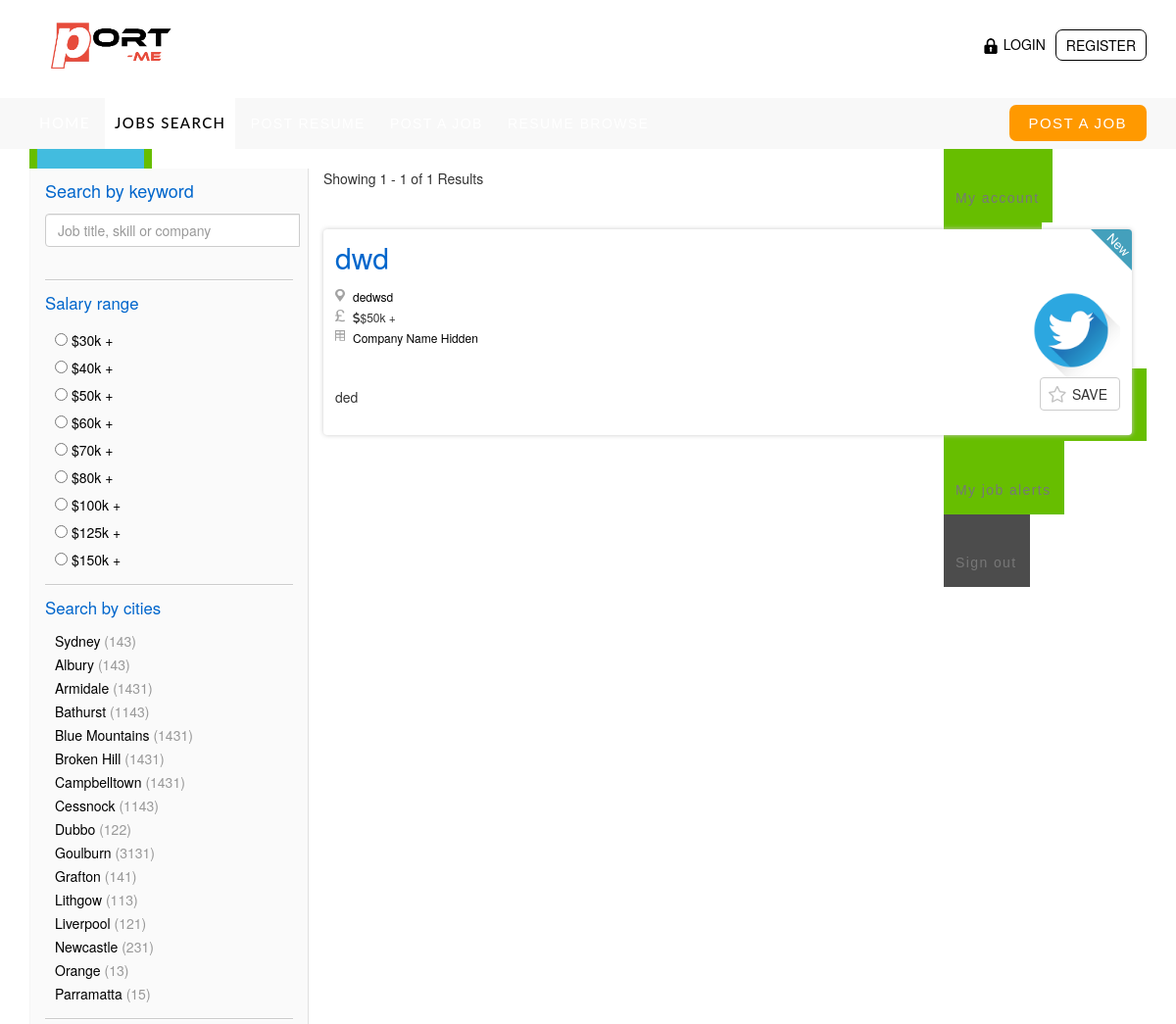
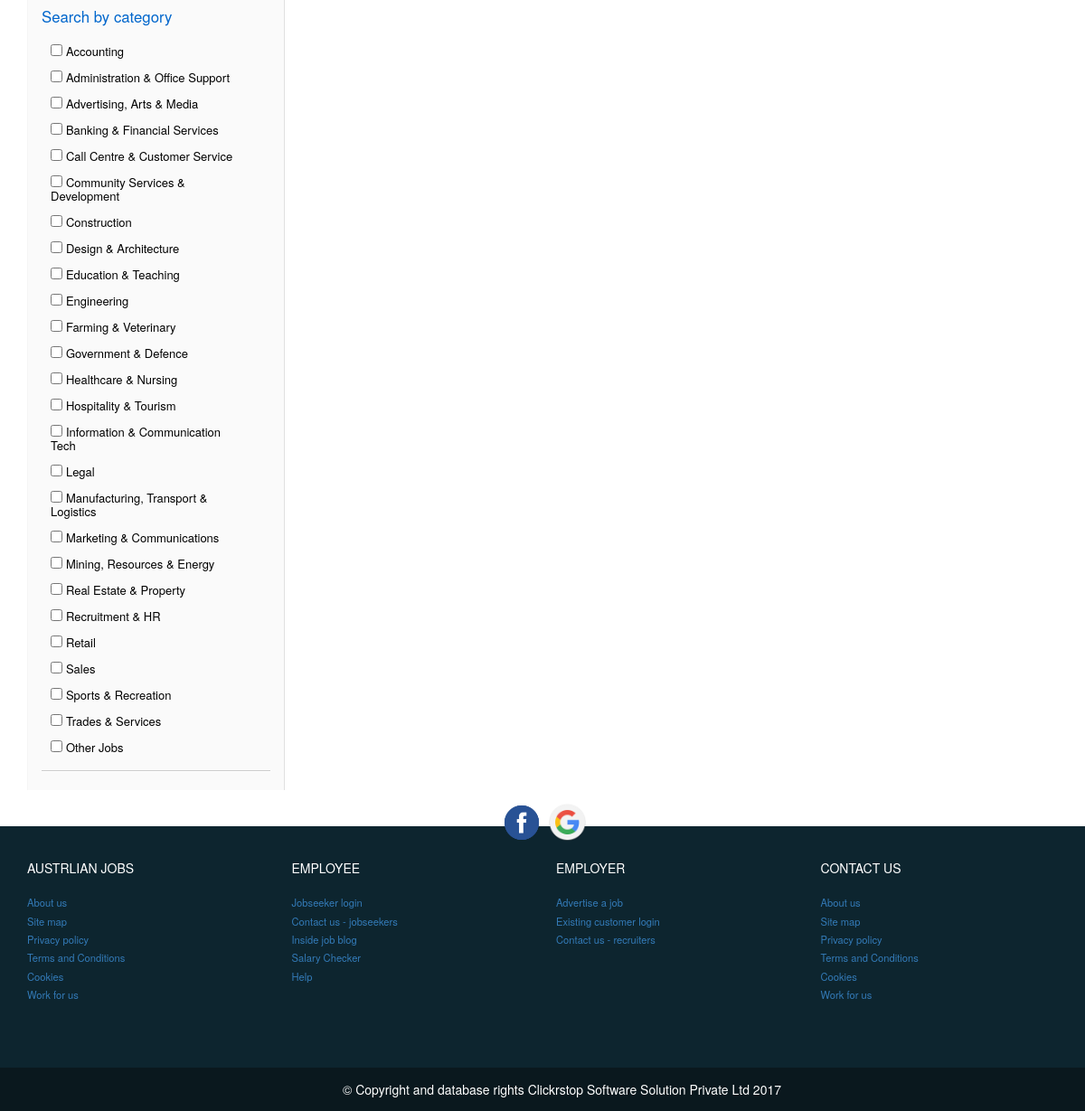
The app's page /index.php/joblisting with its own data (2 pictures, top to bottom).
### tables this page shows
CREATE TABLE IF NOT EXISTS `job_post` (
  `job_id` int(255) NOT NULL AUTO_INCREMENT,
  `company_id` varchar(255) NOT NULL,
  `job_title` varchar(255) NOT NULL,
  `job_category` varchar(255) NOT NULL,
  `location` varchar(255) NOT NULL,
  `type` varchar(255) NOT NULL,
  `salary_details` varchar(255) NOT NULL,
  `job_description` longtext NOT NULL,
  `company_name` varchar(255) NOT NULL,
  `name_status` enum('yes','no') NOT NULL,
  `company_logo` varchar(255) NOT NULL,
  `logo_status` enum('yes','no') NOT NULL,
  `contact_name` varchar(255) NOT NULL,
  `contact_number` varchar(255) NOT NULL,
  `date` varchar(255) NOT NULL,
  `job_status` varchar(255) NOT NULL,
  PRIMARY KEY (`job_id`)
);

### application/controllers/Joblisting.php (called while the page is built, shortened)
<?php
class Joblisting extends CI_Controller {
	 public function __construct() {
        $this->load->helper("url");
        $this->load->model("job_listing_m");
        $this->load->library("pagination");
    }
	public function index()
	{
		$config = array();
        $config["base_url"] = base_url() . "joblisting";
        $config["total_rows"] = $this->job_listing_m->record_count();
        $config['per_page'] = 10;
		$config['uri_segment'] = 2;
		$config['num_links'] = 3;
		$config['page_query_string'] = FALSE;
		$config['query_string_segment'] = 'page';
		$config['full_tag_open'] = '<nav style="background:#fff"><ul class="pagination" >';
		$config['full_tag_close'] = '</ul></nav>';
		$config['next_link'] = ' &#8594; ';
		$config['next_tag_open'] = '<li class="page-item">';
		$config['next_tag_close'] = '</li>';
		$config['prev_link'] = ' &#8592; ';
		$config['prev_tag_open'] = '<li class="page-item">';
		$config['prev_tag_close'] = '</li>';
		$config['cur_tag_open'] = '<li class="page-item" style="background:#237fa5;color:#fff;"><span class="active" style="background:#237fa5;border:1px solid #237fa5;color:#fff;margin:3px;border-radius:5px;">';
		$config['cur_tag_close'] = '</span></li>';
		$config['num_tag_open'] = '<li class="page-item">';
		$config['num_tag_close'] = '</li>';
		$config['attributes'] = array('class' => 'page-link');
        $this->pagination->initialize($config);
        $page = ($this->uri->segment(2)) ? $this->uri->segment(2) : 0;
        $start= (int)$this->uri->segment(2) * $config['per_page']+1;
		$end = ($this->uri->segment(2) == floor($config['total_rows']/ $config['per_page']))? $config['total_rows'] : (int)$this->uri->segment(2) * $config['per_page'] + $config['per_page'];
		$data['result_count']= "Showing ".$start." - ".$end." of ".$config['total_rows']." Results";
        $data["job_details"] = $this->job_listing_m->fetch_job($config["per_page"], $page);
        $data["links"] = $this->pagination->create_links();
		$data['page_nm'] = "joblisting";
		$this->load->view('job_listing',$data);
	}
}
?>

### index.php (called while the page is built, shortened)
<?php
require_once BASEPATH.'core/CodeIgniter.php';

### application/models/job_listing_m.php (called while the page is built, shortened)
<?php
class Job_listing_m extends CI_Model {
	public function fetch_job($limit, $start) {
	        $this->db->select('*');
	        $this->db->from('job_post');
	        $this->db->limit($limit, $start);
	        $query = $this->db->get();
	        return $query->result();
	   }
}
?>

### application/views/job_listing.php (the view, shortened to what this page needs)
<!DOCTYPE html>
<html lang="en">
  <head prefix="og: http://ogp.me/ns#">
  </head>
  <body>
    <div id="header-container">
    </div>
    <div class="container results-container">
      <div class="row job-results-row" style="margin-bottom:40px;">
        <div class="col-sm-12 reset-to-row equal-height">
          <div class="col-sm-9 job-results clearfix" style="background:none;">
            <div class="row">
              <div class="col-xs-12 job-results clearfix" style="background:none;">
                <div class="col-md-7 col-sm-7 p-l">
                  <div class="page-heading">
                    <p><?php echo $result_count;?></p>
                  </div>
                </div>
                <div class="clearfix"></div>
                <?php
                  foreach ($job_details as $fetch_job) {
                ?>
                <div class="job new " id="77913552">
                  <div class="row">
                    <div class="col-sm-12">
                      <div class="job-title">
                        <a href="<?php echo base_url();?>job_details/<?php echo $fetch_job->job_id;?>" title="See details for a PHP Developer ( Laravel ) in Southampton (matches on php developer)">
                          <h2 style="color:#06c;"><?php echo $fetch_job->job_title;?>
                          </h2>
                        </a>
                      </div>
                      <div class="detail-body">
                        <div class="row">
                          <div id="headerListContainer" class="col-xs-12 col-sm-8">
                            <ul class="header-list">
                              <li class="location">
                                <span>
                                  <span>
                                    <a href="#" style="color:black;"><?php echo $fetch_job->location;?>
                                    </a>
                                  </span>
                                </span>
                              </li>
                              <li class="salary" title="salary"><i class="fa fa-usd" aria-hidden="true"></i><?php echo $fetch_job->salary_details;?>
                              </li>
                            </ul>
                          </div>
                          <div id="recruiterImageContainer" class="col-xs-5 col-sm-4 pull-right">
                            <div class="recruiter-image">
                              <a href="#" title="Spectrum IT Recruitment (South) Ltd">
                                <img src="<?php echo base_url();?>uploads/<?php echo $fetch_job->company_logo;?>" />
                              </a>
                            </div>
                          </div>
                          <div class="col-xs-7 col-sm-8">
                            <ul class="detail-list">
                              <li class="company" title="hiring organization">
                                <h3>
                                  <a href="#" title="Spectrum IT Recruitment (South) Ltd" style="color:black;"><?php echo (($fetch_job->name_status == 'yes')?'Company Name Hidden':$fetch_job->company_name);?>
                                  </a>
                                </h3>
                              </li>
                            </ul>
                          </div>
                        </div>
                        <div class="row detail-footer">
                          <div class="col-sm-12 col-md-10">
                            <div title="job details">
                              <p class="job-intro">
                               <?php echo $fetch_job->job_description;?>
                              </p>
                            </div>
                          </div>
                          <div class="save-job-col col-xs-4 col-sm-4 col-md-2">
                            <button id="77913552" class="saved-jobs-icon btn btn-default btn-savejob btn-mobile-hover-fix"  >Save
                            </button>
                          </div>
                        </div>
                      </div>
                    </div>
                  </div>
                </div>
                <?php
                }
                ?>
                <div class="row" >
                  <div class="col-xs-12">
                  </div>
                </div>
                <div class="row">
                  <div class="col-xs-12" id="desktopRelatedJobs">
                  </div>
                </div>
              </div>
            </div>
          </div>
        </div>
      </div>
    </div>
</html>

### css/style.default.css (style rules this page uses)
html { height: 100%; }
body { height: 100%; }

### records on screen
job_post: job_title "dwd", location "dedwsd", salary_details "$50k +", company_logo (picture), name_status "Company Name Hidden", job_description "ded"

### other values on screen
$result_count "Showing 1 - 1 of 1 Results"
